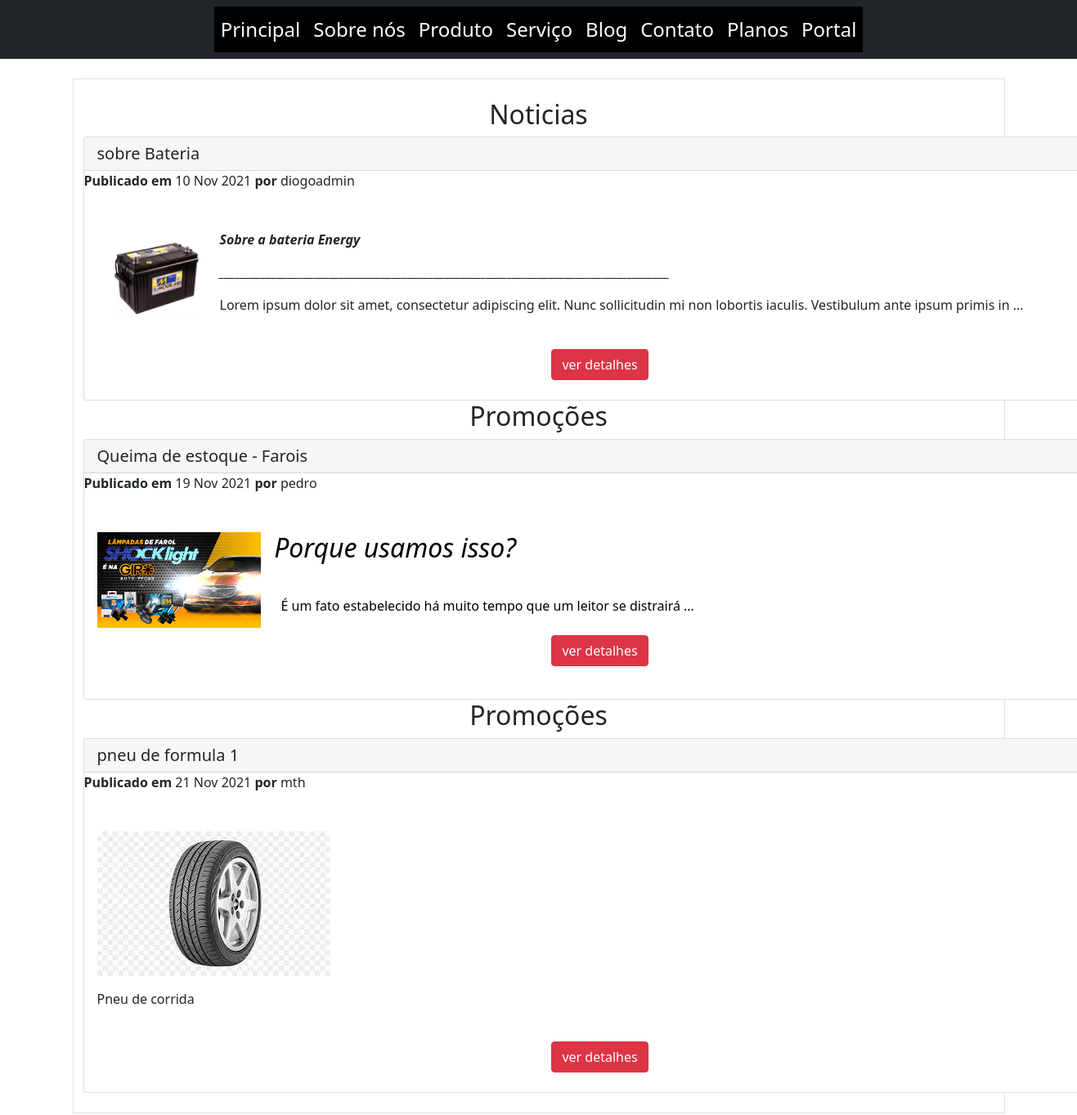
Page /postagem/blog/ on the committed database.
### blog/models.py (models this page shows, shortened)
class Post(models.Model):
    titulo = models.CharField(max_length=255)
    slug = models.SlugField(max_length=255, unique=True)
    conteudo = RichTextUploadingField(null=True)
    autor = models.ForeignKey(User, on_delete=models.CASCADE)
    criacao = models.DateTimeField(auto_now_add=True)
    atualizacao = models.DateTimeField(auto_now=True)
    categoria = models.ForeignKey(Categoria, on_delete=models.CASCADE)
    class Meta:
        ordering = ('criacao',)
    def get_absolute_url(self):
        return reverse('blog:detail', kwargs={'slug': self.slug, 'pk': self.id})

class Categoria(models.Model):
    nome = models.CharField(max_length=100)
    def __str__(self):
        return self.nome

### blog/views.py (the view)
# urls.py: path('postagem/blog/', PostListView.as_view(), name='list'),
class PostListView(ListView):
    model = Post

### blog/templates/blog/post_list.html (shortened to what this page needs)
{% extends "paginas/base.html" %}
{% load static %}
{% block conteudo %}
<div class="container border border-ranger py-4 my-4">
    <div class="" >
        {% for post in post_list %}
            <div class="">
                <h2 class="text-center">{{post.categoria}}</h2>
                <div class="card text-justify-center" style="width: 79rem">
                    <h5 class="card-header text-dark">{{post.titulo}}</a></h5>
                    <p class="date"><strong> Publicado em </strong>{{ post.criacao|date:"d M Y" }}<strong> por </strong> {{ post.autor }}</p>
                    <div class="card-body">
                        <p>{{ post.conteudo|safe|linebreaks|truncatewords:30 }}</p>
                    </div>
                    <p class="container-fluid text-center py-2 ">
                        <a href="{{ post.get_absolute_url }}" class="btn btn-danger text-white">ver detalhes</a>
                    </p>
                </div>
            </div>
        {% endfor %}
    </div>
</div>
{% endblock %}

### rows in the picture
Post: categoria "Noticias", titulo "sobre Bateria", criacao "10 Nov 2021", autor "diogoadmin", conteudo (picture), conteudo "Sobre a bateria Energy ______________________________________________________________________________________ Lorem ipsum dolor sit amet, consectetur adipiscing elit. Nunc sollicitudin mi non lobortis iaculis. Vestibulum ante ipsum primis in …"
Post: categoria "Promoções", titulo "Queima de estoque - Farois", criacao "19 Nov 2021", autor "pedro", conteudo (picture), conteudo "Porque usamos isso? É um fato estabelecido há muito tempo que um leitor se distrairá …"
Post: categoria "Promoções", titulo "pneu de formula 1", criacao "21 Nov 2021", autor "mth", conteudo (picture), conteudo "Pneu de corrida"
